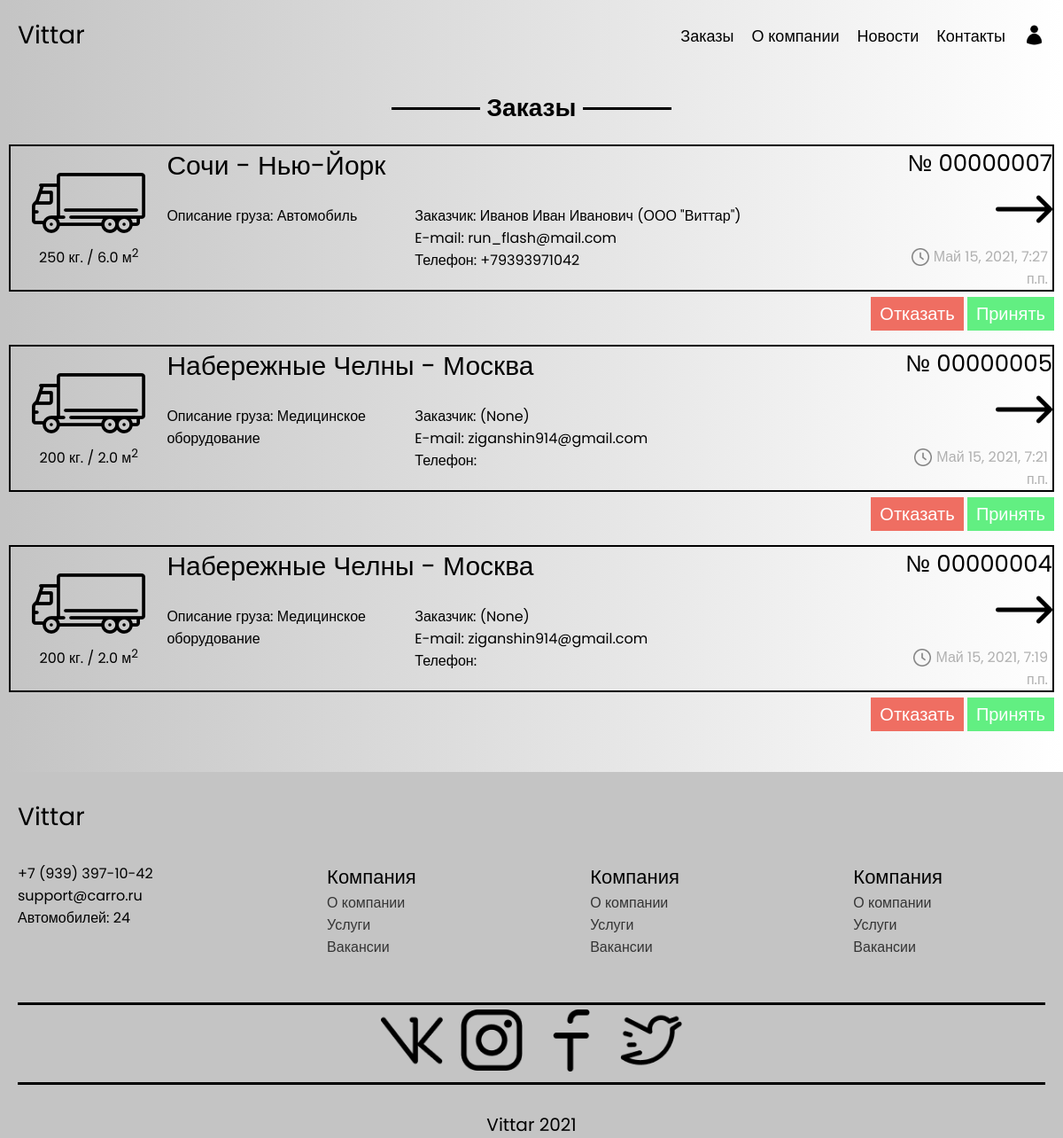
The page /all_orders/ (signed in) on the database as committed earlier.
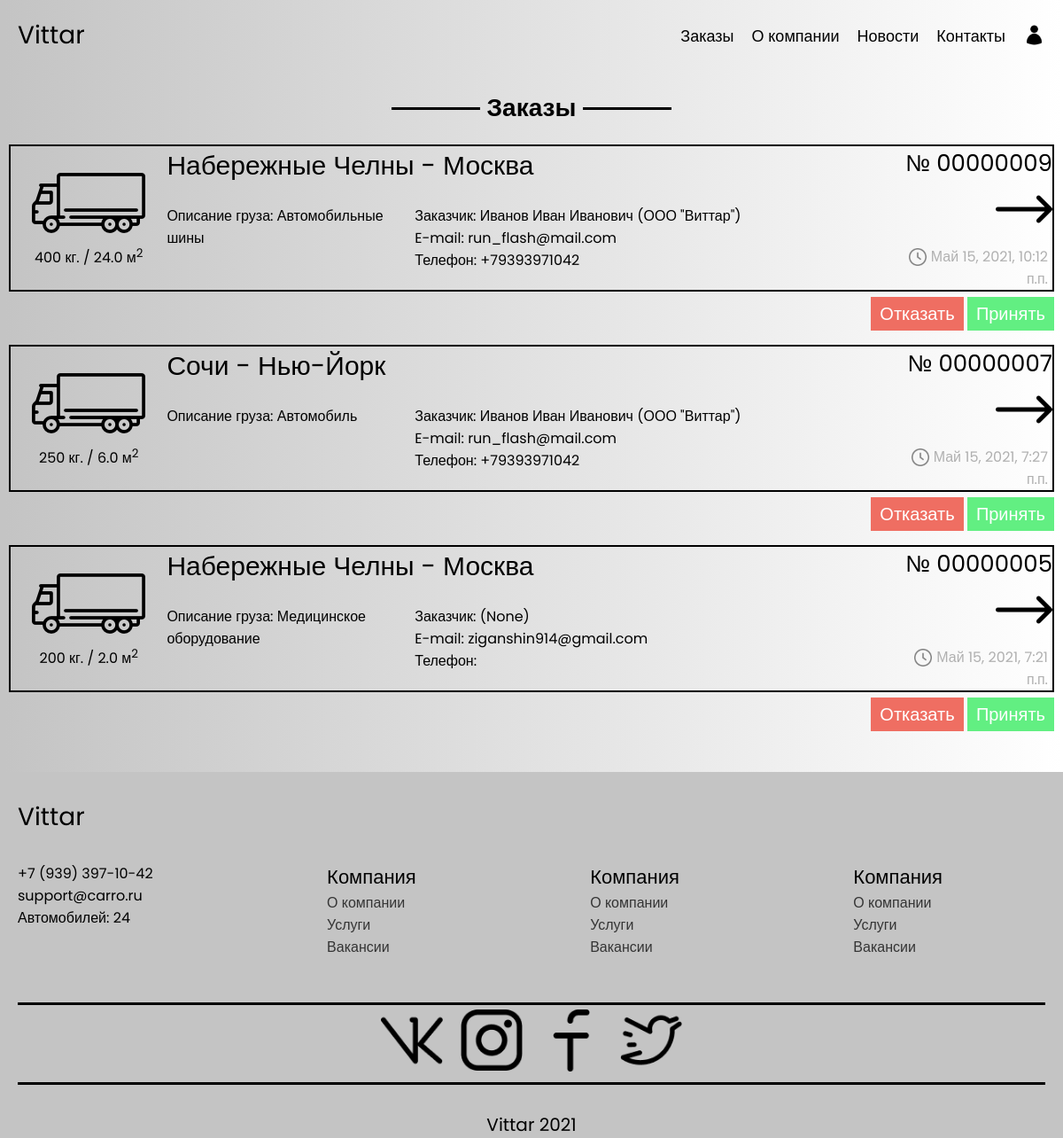
The same page on the database as committed later.
### OrderApp/models.py (models this page shows, shortened)
class Order(models.Model):
    user = models.ForeignKey(settings.AUTH_USER_MODEL, on_delete=models.CASCADE, null=True, blank=True, related_name='user_orders', verbose_name='Заказчик')
    departure_address = models.CharField(max_length=100, verbose_name='Адрес отправки')
    delivery_address = models.CharField(max_length=100, verbose_name='Адрес доствки')
    distance = models.DecimalField(max_digits=8, decimal_places=2, verbose_name='Расстояние между адресами')
    cargo_name = models.CharField(max_length=100, verbose_name='Описание груза')
    cargo_weight = models.IntegerField(verbose_name='Вес груза (кг.)')
    cargo_volume = models.DecimalField(max_digits=4, decimal_places=1, verbose_name='Объем груза (куб. метры')
    cargo_loading_date = models.DateField(verbose_name='Дата загрузки груза') # ограничить выбор раньше сегодняшней даты!!
    cargo_loading_time = models.TimeField(verbose_name='Время загрузки груза')
    cargo_unloading_date = models.DateField(blank=True, null=True, verbose_name='Дата выгрузки груза')
    cargo_unloading_time = models.TimeField(blank=True, null=True, verbose_name='Время выгрузки груза')
    additional_requirements = models.TextField(blank=True, null=True, verbose_name='Дополнительные требования')
    order_stage = models.CharField(max_length=1, choices=ORDER_STAGE, default='В', verbose_name='Стутус заказы')
    price = models.DecimalField(max_digits=8, decimal_places=2, blank=True, null=True, verbose_name='Цена заказа')
    adding_datetime = models.DateTimeField(auto_now=True, verbose_name='Дата и время добавления заказа')
    class Meta:
        ordering = ('adding_datetime', 'cargo_name',)
        verbose_name = 'Заказ'
        verbose_name_plural = 'Заказы'

### UserApp/models.py (models this page shows)
class User(AbstractUser):
    username = None
    full_name = models.CharField(max_length=100, verbose_name='ФИО')
    email = models.EmailField(_('email address'), unique=True)
    company_name = models.CharField(max_length=100, blank=True, null=True, verbose_name='Название компании')
    phone = models.CharField(max_length=17, verbose_name='Номер телефона')
    objects = UserManager()
    USERNAME_FIELD = 'email'
    REQUIRED_FIELDS = []

### OrderApp/views.py (the view)
# urls.py: path('all_orders/', views.all_orders, name='all_orders'),
@user_passes_test(lambda user: user.is_staff)
def all_orders(request):
    orders = Order.objects.filter(order_stage='В').order_by('-adding_datetime')
    paginator = Paginator(orders, 3)
    page = request.GET.get('page')
    try:
        orders = paginator.page(page)
    except PageNotAnInteger:
        orders = paginator.page(1)
    except EmptyPage:
        if request.is_ajax():
            return HttpResponse('')
        orders = paginator.page(paginator.num_pages)
    if request.is_ajax():
        return render(request, 'OrderApp/all_orders_ajax.html', {'orders': orders})
    return render(request, 'OrderApp/all_orders.html', {'orders': orders})

### OrderApp/templatetags/extra_filters.py (called while the page is built)
@register.filter
@stringfilter
def rightzeros(val):
    while len(val) != 8:
        val = '0' + str(val)
    return val

### OrderApp/templates/OrderApp/all_orders.html (shortened to what this page needs)
{% extends 'OrderApp/base.html' %}
{% load static %}
{% load extra_filters %}
{% block style %}{% static 'css/OrderApp/all_orders.css' %}{% endblock %}
{% block content %}
    <div class="content">
        <h3 class="content__header">
            <span>Заказы</span>
        </h3>
        <div class="content__body">
            <div class="orders">
                {% include 'OrderApp/all_orders_ajax.html' %}
            </div>
        </div>
    </div>
{% endblock %}

### OrderApp/templates/OrderApp/all_orders_ajax.html
{% load static %}
{% load extra_filters %}
{% for order in orders %}
    <a href="#" class="order">
        <div class="order__block_1">
            <br>
            <img src="{% static 'img/Иконка грузовика.png' %}">
            <p>{{ order.cargo_weight }} кг. / {{ order.cargo_volume }} м<sup>2</sup></p>
        </div>
        <div class="order__block_2">
            <div class="order__block_2_1">
                <p>{{ order.departure_address }} - {{ order.delivery_address }}</p>
            </div>
            <div class="order__block_2_2">
                <p>Описание груза: {{ order.cargo_name }}</p>
            </div>
            <div class="order_block_2_3">
                <p>Заказчик: {{ order.user.full_name }} ({{ order.user.company_name }})</p>
                <p>E-mail: {{ order.user }}</p>
                <p>Телефон: {{ order.user.phone }}</p>
            </div>
        </div>
        <div class="order__block_3">
            <p class="number">№ {{ order.id|rightzeros }}</p>
            <img class="more" src="{% static 'img/Кнопка подробнее.png' %}">
            <p><img src="{% static 'img/Иконка часов.png' %}">{{ order.adding_datetime }}</p>
        </div>
    </a>
    <div class="action_but">
        <a class="deny" href="{% url 'order_deny' order.id %}">Отказать</a>
        <a class="accept" href="{% url 'order_accept' order.id %}">Принять</a>
    </div>
{% empty %}
    <h4 class="empty">Тут пока ничего нет</h4>
{% endfor %}

Rows that differ between the two databases and show on the page:
no longer on this page (row unchanged): Order: cargo_weight "200", cargo_volume "2.0", departure_address "Набережные Челны", delivery_address "Москва", cargo_name "Медицинское оборудование", user.company_name "None", user "ziganshin914@gmail.com", id|rightzeros "00000004", adding_datetime "Май 15, 2021, 7:19 п.п."
added Order: cargo_weight "400", cargo_volume "24.0", departure_address "Набережные Челны", delivery_address "Москва", cargo_name "Автомобильные шины", user.full_name "Иванов Иван Иванович", user.company_name "ООО \"Виттар\"", user "run_flash@mail.com", user.phone "+79393971042", id|rightzeros "00000009", adding_datetime "Май 15, 2021, 10:12 п.п."
